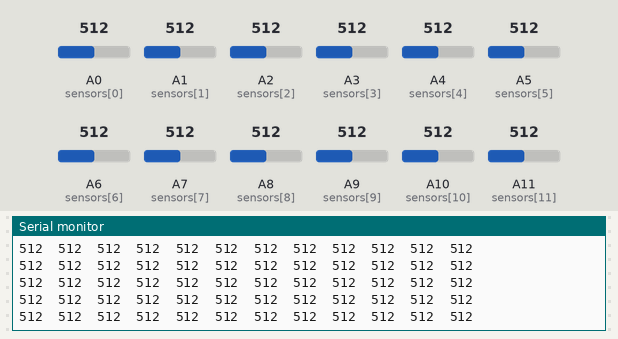
Recording of a sketch running on a simulated Arduino Mega 2560, built with avr-gcc and run on an emulated ATmega2560. Shown: the last lines printed to the serial monitor. The inputs (shaded band) are chosen by the test bench; at power-on: A0 (sensors[0]) = 512, A1 (sensors[1]) = 512, A2 (sensors[2]) = 512, A3 (sensors[3]) = 512, A4 (sensors[4]) = 512, A5 (sensors[5]) = 512, A6 (sensors[6]) = 512, A7 (sensors[7]) = 512, A8 (sensors[8]) = 512, A9 (sensors[9]) = 512, A10 (sensors[10]) = 512, A11 (sensors[11]) = 512.

Above: at 8.7 s.
8.8 s: A0 (sensors[0]) set to 106
At 8.82 s:
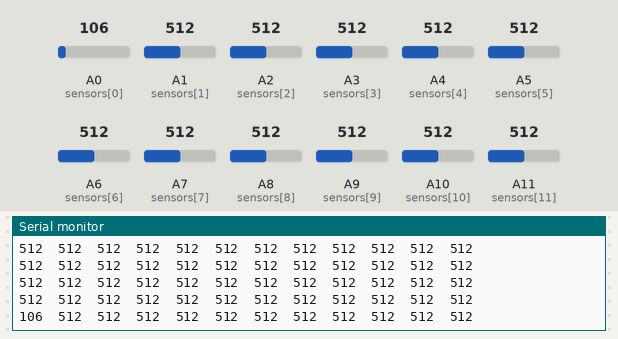
10.3 s: A0 (sensors[0]) set to 95
At 10.32 s:
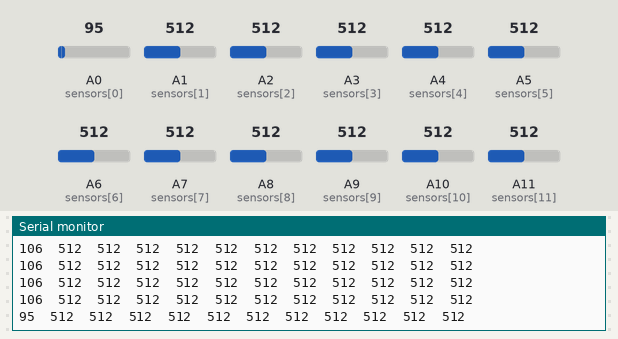
Timing chart, 0 to 12.8 s (numbered marks = the images above; inputs shaded):
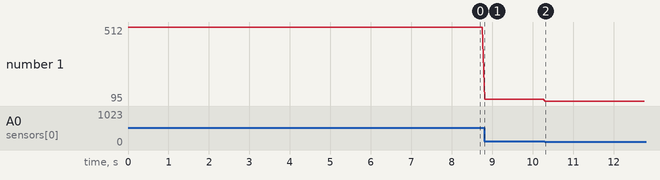

The sketch:

Micro_Raw_IR_Test.ino
```cpp
const int sensors[12] = {A0, A1, A2, A3, A4, A5, A6, A7, A8, A9, A10, A11};

void setup() {
  Serial.begin(115200);
  while (!Serial);
}

void loop() {
  for (int i = 0; i < 12; i++) {
    Serial.print(analogRead(sensors[i]));
    Serial.print('\t');
  }
  Serial.println();
  delay(50);
}
```

Measured:
- after the input at 8.8 s, the serial monitor: prints a new line at once (image 1)
- after the input at 10.3 s, the serial monitor: prints a new line at once (image 2)
- plotted number 1: 512 → 106 after the input at 8.8 s, 106 → 95 after the input at 10.3 s
